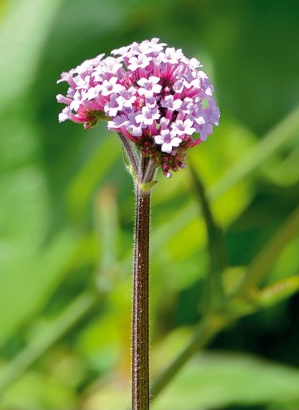
//> input picture data/images/flower.png, 299 x 410 px
$ ./day017   (built with g++ and OpenCV 4)
//> lines starting //> are read from the running program, lines starting //| are printed output that depends on the picture
#include <opencv2/opencv.hpp>
#include <iostream>

using namespace cv;
using namespace std;

const int bins = 256;
Mat src;
const char* winTitle = "input image";
void showHistogram();
int main(int argc, char** argv) {
	src = imread("D:/vcprojects/images/flower.png");
//> src is the input picture: 410 rows x 299 cols, CV_8UC3; mean B, G, R 64, 137, 107.6
	if (src.empty()) {
		printf("could not load image...\n");
		return 0;
	}
	namedWindow(winTitle, WINDOW_AUTOSIZE);
	imshow(winTitle, src);
	showHistogram();
	waitKey(0);
	return 0;
}

void showHistogram() {
	// 三通道分离
	vector<Mat> bgr_plane;
	split(src, bgr_plane);
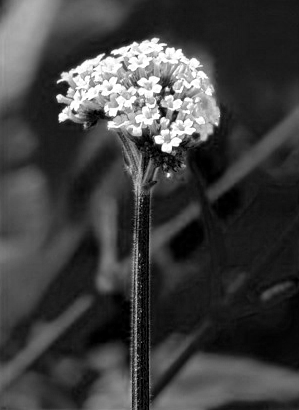
//> bgr_plane[0]: 410 rows x 299 cols, CV_8UC1; min 0, max 255, mean 64
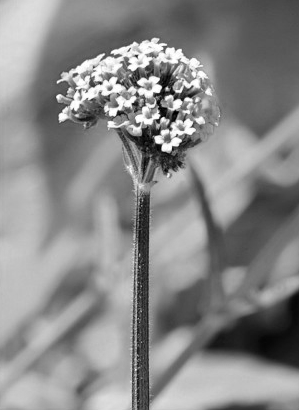
//> bgr_plane[1]: 410 rows x 299 cols, CV_8UC1; min 0, max 255, mean 137
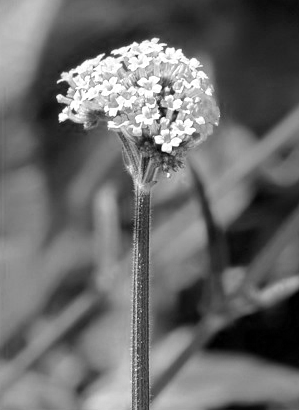
//> bgr_plane[2]: 410 rows x 299 cols, CV_8UC1; min 0, max 255, mean 107.6
	// 定义参数变量
	const int channels[1] = { 0 };
	const int bins[1] = { 256 };
	float hranges[2] = { 0,255 };
	const float* ranges[1] = { hranges };
	Mat b_hist;
	Mat g_hist;
	Mat r_hist;
	// 计算Blue, Green, Red通道的直方图
	calcHist(&bgr_plane[0], 1, 0, Mat(), b_hist, 1, bins, ranges);
//> b_hist = 256 values, max 4937 at index 25, min 0 at index 255, mean 472.7
	calcHist(&bgr_plane[1], 1, 0, Mat(), g_hist, 1, bins, ranges);
//> g_hist = 256 values, max 1294 at index 191, min 0 at index 255, mean 477.9
	calcHist(&bgr_plane[2], 1, 0, Mat(), r_hist, 1, bins, ranges);
//> r_hist = 256 values, max 1302 at index 142, min 0 at index 255, mean 471.7
	// 显示直方图
	int hist_w = 512;
	int hist_h = 400;
	int bin_w = cvRound((double)hist_w / bins[0]);
	Mat histImage = Mat::zeros(hist_h, hist_w, CV_8UC3);
	// 归一化直方图数据
	normalize(b_hist, b_hist, 0, histImage.rows, NORM_MINMAX, -1, Mat());
//> b_hist = 256 values, max 400 at index 25, min 0 at index 255, mean 38.3
	normalize(g_hist, g_hist, 0, histImage.rows, NORM_MINMAX, -1, Mat());
//> g_hist = 256 values, max 400 at index 191, min 0 at index 255, mean 147.7
	normalize(r_hist, r_hist, 0, histImage.rows, NORM_MINMAX, -1, Mat());
//> r_hist = 256 values, max 400 at index 142, min 0 at index 255, mean 144.9
	// 绘制直方图曲线
	for (int i = 1; i < bins[0]; i++) {
		line(histImage, Point(bin_w*(i - 1), hist_h - cvRound(b_hist.at<float>(i - 1))),
			Point(bin_w*(i), hist_h - cvRound(b_hist.at<float>(i))), Scalar(255, 0, 0), 2, 8, 0);
		line(histImage, Point(bin_w*(i - 1), hist_h - cvRound(g_hist.at<float>(i - 1))),
			Point(bin_w*(i), hist_h - cvRound(g_hist.at<float>(i))), Scalar(0, 255, 0), 2, 8, 0);
		line(histImage, Point(bin_w*(i - 1), hist_h - cvRound(r_hist.at<float>(i - 1))),
			Point(bin_w*(i), hist_h - cvRound(r_hist.at<float>(i))), Scalar(0, 0, 255), 2, 8, 0);
	}
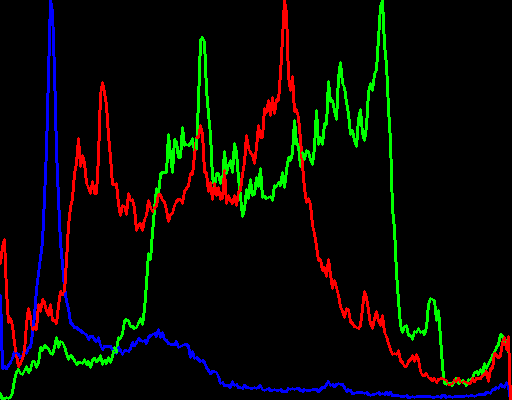
//> histImage: 400 rows x 512 cols, CV_8UC3; mean B, G, R 4.9, 9.1, 8.9
	// 显示直方图
	namedWindow("Histogram Demo", WINDOW_AUTOSIZE);
	imshow("Histogram Demo", histImage);
}
